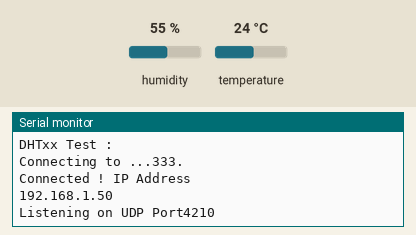
This sketch was run on a simulated ESP8266 (NodeMCU). Parts: the last lines printed to the serial monitor. Inputs (shaded band) come from the test bench; at power-on: humidity 55 %, temperature 24 °C. WiFi joins after 1.5 s; servers stay silent unless stated.

Above: at 3.2 s.
3.3 s: humidity set to 22 %
At 4.9 s:
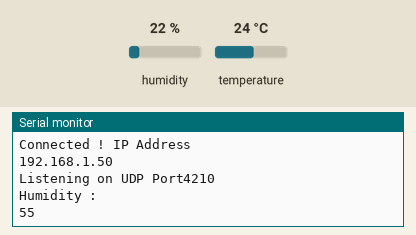
7.5 s: humidity set to 40 %
At 8.4 s:
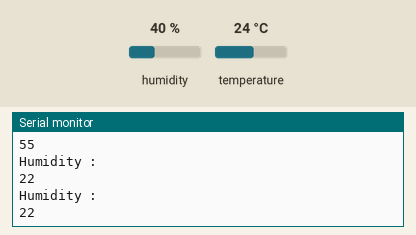
Timing chart, 0 to 10.5 s (numbered marks = the images above; inputs shaded):
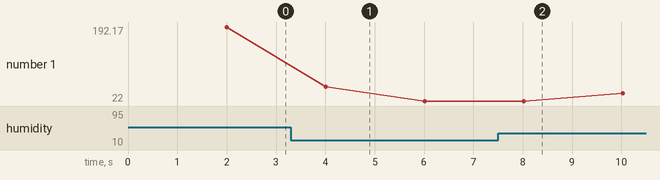

The sketch:

week10.ino
```cpp
#include "ESP8266WiFi.h"
#include <WiFiUdp.h>
#include "DHT.h"
#define DHTTYPE DHT22
#define WIFI_SSID "333"
#define WIFI_PASS "123456789"
#define UDP_PORT 4210
DHT dht(D3, DHT22);
WiFiUDP UDP;
char packet[255];
char reply[] = "Packet Received!";

void setup() {
  Serial.begin(115200);
  Serial.println();
  Serial.println(F("DHTxx Test :"));
  dht.begin();
  WiFi.begin(WIFI_SSID, WIFI_PASS);
  Serial.print("Connecting to ...");
  Serial.print(WIFI_SSID);
  while(WiFi.status() != WL_CONNECTED){
    delay(2000);
    Serial.print(".");
  }
  Serial.println();
  Serial.println("Connected ! IP Address");
  Serial.println(WiFi.localIP());
  UDP.begin(UDP_PORT);
  Serial.print("Listening on UDP Port");
  Serial.println(UDP_PORT);
}

void loop() {
  int  h =dht.readHumidity();
  delay(2000);
  UDP.beginPacket(UDP.remoteIP(),UDP.remotePort());
  UDP.write(reply);
  UDP.println(h);
  UDP.endPacket();
  Serial.println(F("Humidity : \n"));
  Serial.println(h);
}
```

Measured:
- plotted number 1: 192.17 → 22 after the input at 3.3 s, 22 → 40 after the input at 7.5 s
